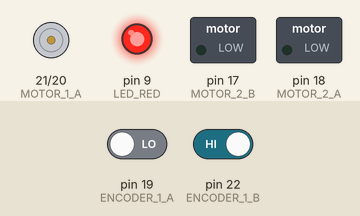
Bench run of a program on a simulated MicroPython board. Shown: motor-driver pin pairs drawn as motors (green arrow = first pin HIGH = forward, orange = second pin HIGH = backward, longer = more drive, scaled by the enable pin), switched loads named in the program (green lamp = pin HIGH), output pins drawn as LEDs (lit = HIGH). The test bench sets the inputs (shaded band); at power-on: pin 22 (ENCODER_1_B) HIGH, pin 19 (ENCODER_1_A) LOW. What the program prints to the serial console is not drawn.

Above: at 0.1 s.
At 3.2 s:
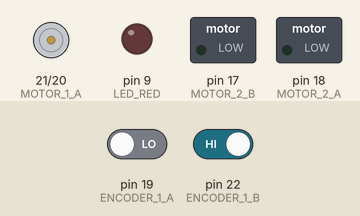
3.3 s: pin 22 (ENCODER_1_B) driven LOW
Timing chart, 0 to 6.3 s (numbered marks = the images above; inputs shaded):
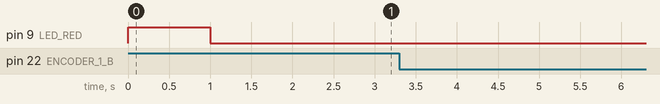

The program:

MARS_Micromouse_Library.py
```python
from machine import Pin, PWM
import time

# Constants
MOTOR_FREQ = 2000

# Setting up LEDs
LED_RED = Pin(9, Pin.OUT)
LED_GREEN = Pin(10, Pin.OUT)

# Setting up sensors
BUTTON = Pin(11, Pin.IN)
IR_1 = Pin(12, Pin.IN)
IR_2 = Pin(13, Pin.IN)
IR_3 = Pin(14, Pin.IN)

# Setting up motor pins
MOTOR_1_A = PWM(Pin(21), freq=MOTOR_FREQ)
MOTOR_1_B = PWM(Pin(20), freq=MOTOR_FREQ)
MOTOR_2_A = PWM(Pin(18), freq=MOTOR_FREQ)
MOTOR_2_B = PWM(Pin(17), freq=MOTOR_FREQ)
MOTOR_1_INVERT = False
MOTOR_2_INVERT = True

# Setting up the motor encoders
ENCODER_1_A = Pin(19, Pin.IN, )
ENCODER_1_B = Pin(22, Pin.IN)
ENCODER_2_A = Pin(14, Pin.IN)
ENCODER_2_B = Pin(13, Pin.IN)

encoder_1_counter = 0
def handler(p):
    print("hi")
    global encoder_1_counter
    if ENCODER_1_A.value():
        encoder_1_counter -= 1
    else:
        encoder_1_counter += 1
    print("Encoder counter:", encoder_1_counter)

ENCODER_1_B.irq(handler, Pin.IRQ_FALLING)

def constrain(val, min_val, max_val):
    return min(max_val, max(min_val, val))

def drive_motor(motor, power):
    # Power calculations
    limited_power = constrain(power, -255, 255)
    channel_A_power = 0
    channel_B_power = abs(limited_power)
    if (limited_power > 0):
        channel_A_power = limited_power
        channel_B_power = 0
    # Motor selection
    if motor not in range(1,3):
        return -1
    if motor == 1:
        if not MOTOR_1_INVERT:
            MOTOR_1_A.duty_u16(channel_A_power * 257)
            MOTOR_1_B.duty_u16(channel_B_power * 257)
        else:
            MOTOR_1_A.duty_u16(channel_B_power * 257)
            MOTOR_1_B.duty_u16(channel_A_power * 257)
    else:
        if not MOTOR_2_INVERT:
            MOTOR_2_A.duty_u16(channel_A_power * 257)
            MOTOR_2_B.duty_u16(channel_B_power * 257)
        else:
            MOTOR_2_A.duty_u16(channel_B_power * 257)
            MOTOR_2_B.duty_u16(channel_A_power * 257)

LED_RED.on()
drive_motor(1,-255)
time.sleep(1)
drive_motor(1,0)
LED_RED.off()
time.sleep(1)
while(1):
    print(encoder_1_counter)
```
